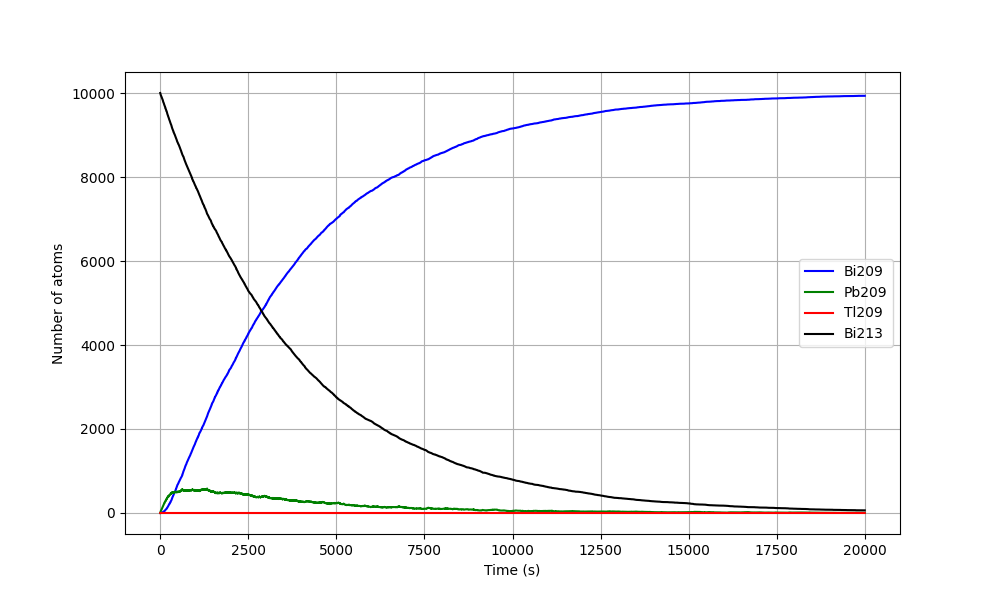

Write Python code to recreate this figure.
# PS3 -- Dario Loprete -- [email redacted]
# PROBLEM 2

# imported packages
import numpy as np
import matplotlib.pyplot as plt

# Constants -----------------------------------------------------
# Numbers of atoms
N_Bi209 = 0                         # number of Bi209
N_Pb = 0                            # number of Pb209
N_Tl = 0                            # number of Tl209
N_Bi213 = 10000                     # number of Bi213

# Half lives
tau_Pb = 3.3*60                     # half life of Pb209 in sec
tau_Tl = 2.2*60                     # half life of Tl209 in sec
tau_Bi213 = 46*60                   # half life of Bi213 in sec

# Temporal interval
tmax = 20000                        # total time in sec
dt = 1.                             # time step in sec

# Probabilities of decay
p_Pb = 1 - 2**(-dt/tau_Pb)          # probability of decay in one step for Pb209  
p_Tl = 1 - 2**(-dt/tau_Tl)          # probability of decay in one step for Tl209  
p_Bi213 = 1 - 2**(-dt/tau_Bi213)    # probability of decay in one step for Bi213
p_Bi_Tl = 0.00209                   # probability of decay Bi213 -> Tl

#-----------------------------------------------------------------  

# Points to plot
time = np.arange(0., tmax, dt)
Bi209 = []
Pb = []
Tl = []
Bi213 = []

# Loop for generating the data
for i in time:
    Bi209.append(N_Bi209)
    Pb.append(N_Pb)
    Tl.append(N_Tl)
    Bi213.append(N_Bi213)
    
    '''
    Methodology: instructions of Exercise 10.2, which is based on Example 10.1. The only difference is in the loop
                 which simulates the decay Bi213 -> Pb OR Tl. The decay Bi213 -> Tl, which can occur with 
                 probability of 0.0209, can be simulated by using the same approach, namely by generating a random 
                 number between 0 and 1 and compare it to such value. The decay Bi213 -> Pb occurs otherwise.
    '''
    # DECAY: Pb -> Bi209 
    decay = 0
    for k in range(N_Pb):
        if np.random.random() < p_Pb:
            decay += 1

    N_Pb -= decay
    N_Bi209 += decay        

    # DECAY: Tl -> Pb 
    decay = 0
    for k in range(N_Tl):
        if np.random.random() < p_Tl:
            decay += 1

    N_Tl -= decay
    N_Pb += decay     

    # DECAY: Bi213 -> Pb OR Tl 
    decay_to_Tl = 0
    decay_to_Pb = 0
    for k in range(N_Bi213):
        if np.random.random() < p_Bi213:
            if np.random.random() < p_Bi_Tl:
                decay_to_Tl += 1
            else:
                decay_to_Pb += 1    

    N_Bi213 -= decay_to_Tl + decay_to_Pb
    N_Pb += decay_to_Pb   
    N_Tl += decay_to_Tl


# Plotting of results
plt.figure(figsize=(10, 6))
plt.plot(time, Bi209, label='Bi209', color= 'blue')
plt.plot(time, Pb, label='Pb209', color= 'green')
plt.plot(time, Tl, label='Tl209', color= 'red',)
plt.plot(time, Bi213, label='Bi213', color= 'black',)

plt.xlabel("Time (s)")
plt.ylabel("Number of atoms")

plt.legend()
plt.grid(True)

plt.savefig("prob_2.png")
